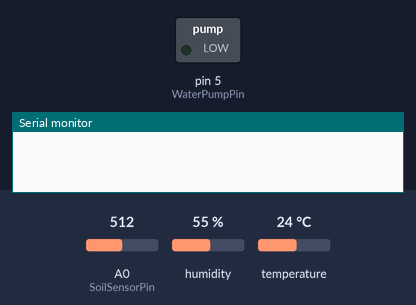
A sketch run on a simulated Arduino Uno, built with avr-gcc and run on an emulated ATmega328P. Parts: switched loads named in the sketch (green lamp = pin HIGH), the last lines printed to the serial monitor. The test bench sets the inputs (shaded band); at power-on: A0 (SoilSensorPin) = 512, humidity 55 %, temperature 24 °C. The local clock reads 2024-03-15 10:24:30 at power-on unless the sketch sets it; storage starts empty.

Above: at 0.6 s.
At 1.6 s:
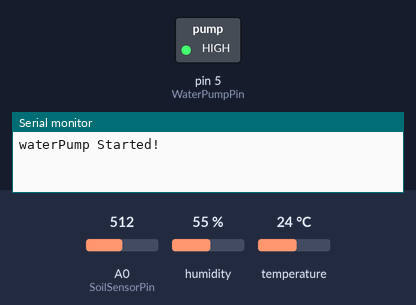
Timing chart, 0 to 14.3 s (numbered marks = the images above):
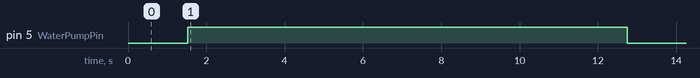

Measured:
- by itself, pin 5 (WaterPumpPin): LOW → HIGH at 1.5 s, → LOW 11.2 s later

The sketch:

water_plants.ino
```cpp
// Starts a water pump to water plants when the moiture on the plant is low
// Includes RTC to maintain correct time and DHT11 to read air temperature and humidity values
// Saves the sensor values to an SD card in json format at defined interval
// Future improvements:
// - Add sensor to read water level on the water container and stop pump when empty
// - Add small display to show the sensor values
// - Add buttons to allow online setting changes
// Created by Sergio Vieira
// 07/01/2022

#include <Wire.h>
#include <DS3231.h>
#include <SPI.h>
#include <SD.h>
#include "DHT.h"

#define DHTTYPE DHT11
#define DHTPIN 2
DHT dht(DHTPIN, DHTTYPE);

RTClib myRTC;

// Configurable settings
const int PumpRunningTime = 10; //seconds
const int PumpLockoutTime = 300; //seconds
const int WriteDataDelay = 300; //seconds
const int MoistureThreshold = 357;

// Hardware connections
const int SoilSensorPin = A0;
const int WaterPumpPin = 5;
const int SDCardChipSelect = 10;

// Variable definition
int soilMoisture = 0;
float airTemperature = 0;
float airHumidity = 0;
float heatIndex = 0;
long pumpStartTime = 0;
long latestWriteTime = 0;
bool pumpRunning = false;
File gardenData;

long WriteToSDCard(DateTime currentTime, int soilMoisture, float temperature, float humidity, float heatIndex, bool pumpRunning){

  if (!SD.begin(SDCardChipSelect)) {
    Serial.println("Card not detected...");
    return;
  }

  gardenData = SD.open("data.txt", FILE_WRITE);
  // if the file opened okay, write to it:
  if (gardenData) {
    gardenData.print("{\"dateTime\":\"");
    gardenData.print(currentTime.day());
    gardenData.print("-");
    gardenData.print(currentTime.month());
    gardenData.print("-");
    gardenData.print(currentTime.year());
    gardenData.print(" ");
    gardenData.print(currentTime.hour());
    gardenData.print(":");
    gardenData.print(currentTime.minute());
    gardenData.print(":");
    gardenData.print(currentTime.second());
    gardenData.print("\",");
    gardenData.print("\"soilMoisture\":");
    gardenData.print(soilMoisture);
    gardenData.print(",");
    gardenData.print("\"temperature\":");
    gardenData.print(temperature);
    gardenData.print(",");
    gardenData.print("\"airHumidity\":");
    gardenData.print(humidity);
    gardenData.print(",");
    gardenData.print("\"heatIndex\":");
    gardenData.print(heatIndex);
    gardenData.print(",");
    gardenData.print("\"pumpRunning\":\"");
    if(pumpRunning){
      gardenData.print("true");
    }else{
      gardenData.print("false");
    }
    gardenData.println("\"}");
    // close the file:
    gardenData.close();
  } else {
    // if the file didn't open, print an error:
    Serial.println("error opening data.txt");
  }

  return currentTime.unixtime();
}

void PrintSerial(DateTime currentTime, int soilMoisture, float temperature, float humidity, float heatIndex, bool pumpRunning){

    Serial.print(currentTime.day());
    Serial.print("-");
    Serial.print(currentTime.month());
    Serial.print("-");
    Serial.print(currentTime.year());
    Serial.print(" ");
    Serial.print(currentTime.hour());
    Serial.print(":");
    Serial.print(currentTime.minute());
    Serial.print(":");
    Serial.println(currentTime.second());
    Serial.println("Sensor Data:");
    Serial.print (" - Soil Moisture: ");
    Serial.println (soilMoisture);
    Serial.print (" - Temperature: ");
    Serial.print (temperature);
    Serial.println ("*C ");
    Serial.print (" - Humidity: ");
    Serial.print (humidity);
    Serial.println ("%");
    Serial.print (" - Heat index: ");
    Serial.print (heatIndex);
    Serial.println ("*C");
    Serial.print(" - Pump Running: ");
    if(pumpRunning){
      Serial.println("true\n");
    }else{
      Serial.println("false\n");
    }
}

void setup () {
    Serial.begin(9600);
    Wire.begin();
    delay(500);
    dht.begin();
    pinMode(WaterPumpPin, OUTPUT);
    digitalWrite(WaterPumpPin, LOW);
}

void loop () {

    delay(1000);

    //Get current time from RTC
    DateTime now = myRTC.now();

    // Read soil moisture from analogue sensor
    soilMoisture = analogRead(SoilSensorPin);

    //Read air temperature and humidity from DHT11
    airTemperature = dht.readTemperature();
    airHumidity = dht.readHumidity();
    if (isnan(airTemperature) || isnan(airHumidity)){
      heatIndex = 0;
    }else{
      heatIndex = dht.computeHeatIndex(airTemperature, airHumidity, false);
    }

    // Start water pump if soil moisture is lower than the pre-defined threshold and lockout time is finished
    if(soilMoisture > MoistureThreshold && !pumpRunning && (now.unixtime() - pumpStartTime) > PumpLockoutTime){
      digitalWrite(WaterPumpPin, HIGH);
      pumpRunning = true;
      pumpStartTime = now.unixtime();
      Serial.println ("waterPump Started!");
      WriteToSDCard(now, soilMoisture, airTemperature, airHumidity, heatIndex, pumpRunning);
    }

    // Stop water pump after the pre-defined running time
    if(pumpRunning && (now.unixtime() - pumpStartTime) > PumpRunningTime){
      digitalWrite(WaterPumpPin, LOW);
      pumpRunning = false;
      Serial.println ("WaterPump Stopped!");
      WriteToSDCard(now, soilMoisture, airTemperature, airHumidity, heatIndex, pumpRunning);
    }

    // Write to SD card sensor data in pre-defined intervals
    if((now.unixtime() - latestWriteTime) > WriteDataDelay){
      latestWriteTime = WriteToSDCard(now, soilMoisture, airTemperature, airHumidity, heatIndex, pumpRunning);
    }

    //PrintSensorData(now, soilMoisture, airTemperature, airHumidity, heatIndex, pumpRunning);
}
```
